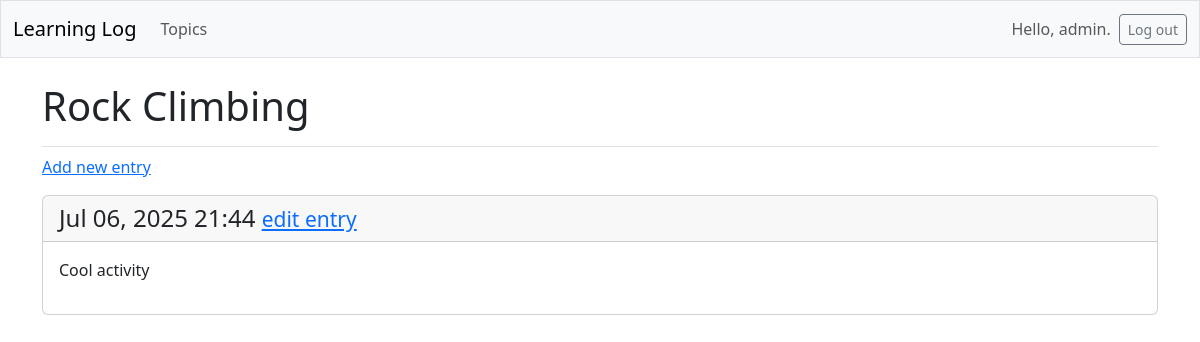
The page /topics/2/ (signed in) on the database its author committed.
### learning_logs/models.py (models this page shows, shortened)
class Topic(models.Model):
    text = models.CharField(max_length=200)
    date_added = models.DateTimeField(auto_now_add=True)
    owner = models.ForeignKey(User, on_delete=models.CASCADE)

class Entry(models.Model):
    topic = models.ForeignKey(Topic, on_delete=models.CASCADE)
    text = models.TextField()
    date_added = models.DateTimeField(auto_now_add=True)
    class Meta:
        verbose_name_plural = "entries"

### learning_logs/views.py (the view)
# urls.py: path("topics/<int:topic_id>/", views.topic, name="topic"),
@login_required
def topic(request, topic_id):
    topic = Topic.objects.get(id=topic_id)
    if topic.owner != request.user:
        raise Http404
    entries = topic.entry_set.order_by("-date_added")
    context = {"topic": topic, "entries": entries}
    return render(request, "learning_logs/topic.html", context)

### learning_logs/templates/learning_logs/topic.html
{% extends "learning_logs/base.html" %}
{% block page_header %}
    <h1>{{ topic.text }}</h1>
{% endblock page_header %}
{% block content %}
    <p>
        <a href="{% url 'learning_logs:new_entry' topic.id %}"> Add new entry </a>
    </p>
    {% for entry in entries %}
        <div class="card mb-3">
            <h4 class="card-header">
                {{ entry.date_added|date:'M d, Y H:i' }}
                <small><a href="{% url 'learning_logs:edit_entry' entry.id %}">
                    edit entry</a></small>
            </h4>
            <div class="card-body">
                {{ entry.text|linebreaks }}
            </div>
        </div>
    {% empty %}
        <p>No entry for this topic</p>
    {% endfor %}
{% endblock content %}

### learning_logs/templates/learning_logs/base.html (shortened to what this page needs)
<!doctype html>
<html lang="en">
<head>
    {% load django_bootstrap5 %}
    {% bootstrap_css %}
</head>
<body>
    <nav class="navbar navbar-expand-md navbar-light bg-light mb-4 border">
        <div class="container-fluid">
            <a class="navbar-brand" href="{% url 'learning_logs:index' %}">
                Learning Log</a>
            <div class="collapse navbar-collapse" id="navbarCollapse">
                <ul class="navbar-nav me-auto mb-2 mb-md-0">
                    <li class="nav-item">
                        <a class="nav-link" href="{% url 'learning_logs:topics' %}">
                            Topics</a></li>
                </ul>
                <ul class="navbar-nav ms-auto mb-2 mb-md-0">
                    {% if user.is_authenticated %}
                        <li class="nav-item">
                            <span class="navbar-text me-2">Hello, {{ user.username }}.
                                </span></li>
                    {% endif %}
                </ul>
                {% if user.is_authenticated %}
                    <form action="{% url 'accounts:logout' %}" method='post'>
                        <button name='submit' class='btn btn-outline-secondary btn-sm'>
                            Log out</button>
                    </form>
                {% endif %}
            </div>
        </div>
    </nav>
    <main class="container">
        <div class="pb-2 mb-2 border-bottom">
            {% block page_header %}{% endblock page_header %}
        </div>
        <div>
            {% block content %}{% endblock content %}
        </div>
    </main>
</body>
</html>

### rows shown on the page
Topic: text "Rock Climbing"
Entry: date_added "Jul 06, 2025 21:44", text "Cool activity"

### other values the page prints
{{ user.username }} "admin"
